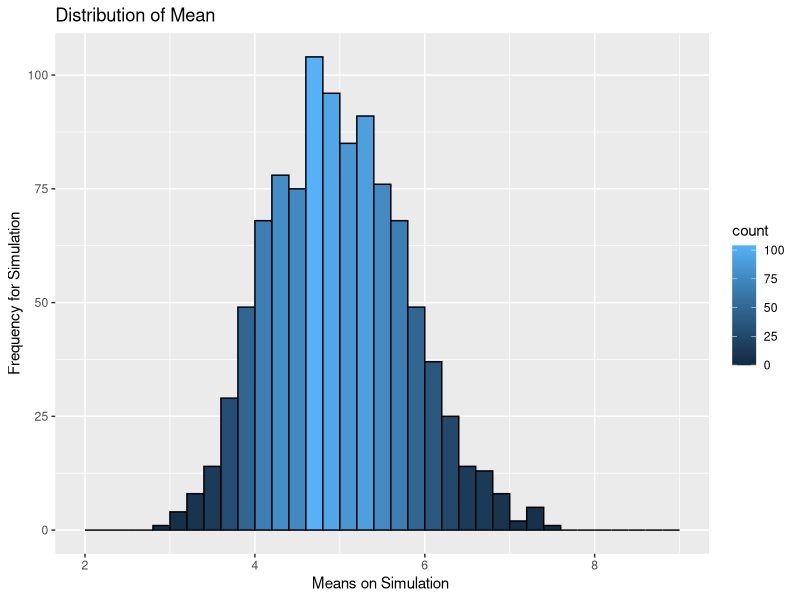

Write the R code that produced this figure. (Note: this script raises an error after producing the figure.)
library(ggplot2)
no_sim<-1000 
sample_size<-40 
lambda <- 0.2
set.seed(3)
sim_matrix <- matrix(rexp(n = no_sim * sample_size, rate = lambda), no_sim, sample_size)
sim_mean <- rowMeans(sim_matrix)
sim_data <- data.frame(cbind(sim_matrix, sim_mean))
ggplot(data = sim_data, aes(sim_data$sim_mean,col = "red")) + geom_histogram(breaks = seq(2, 9, by = 0.2), col = "black", aes(fill = ..count..)) +labs(title = "Distribution of Mean", x = "Means on Simulation ", y = "Frequency for Simulation", col="red") + geom_vline(aes(xintercept=mean(sim_data$simulationMean)), col="red",linetype="dashed", size=1)
actual_mean <- mean(sim_mean)
theoretical_mean <- (1 / lambda)
actual_variance <- var(sim_mean)
theoretical_variance <- ((1 / lambda) ^ 2) / sample_size
qplot(sim_mean, geom = 'blank') + geom_line(aes(y=..density.., colour='blue'), stat='density', size=1) + stat_function(fun=dnorm, args=list(mean=(1/lambda), sd=((1/lambda)/sqrt(sample_size))),aes(colour='Empirical'), size=1) + geom_histogram(aes(y=..density.., fill=..density..), alpha=0.4,breaks = seq(2, 9, by = 0.2), col='red') + scale_fill_gradient("Density", low = "black", high = "green") + scale_color_manual(name='Density', values=c('blue', 'brown')) + theme(legend.position = c(0.85, 0.60)) +labs(title = "Mean Density Distribution", x = "Mean on Simulation", y = "Obtained Density")
qqnorm(sim_mean) 
qqline(sim_mean)

